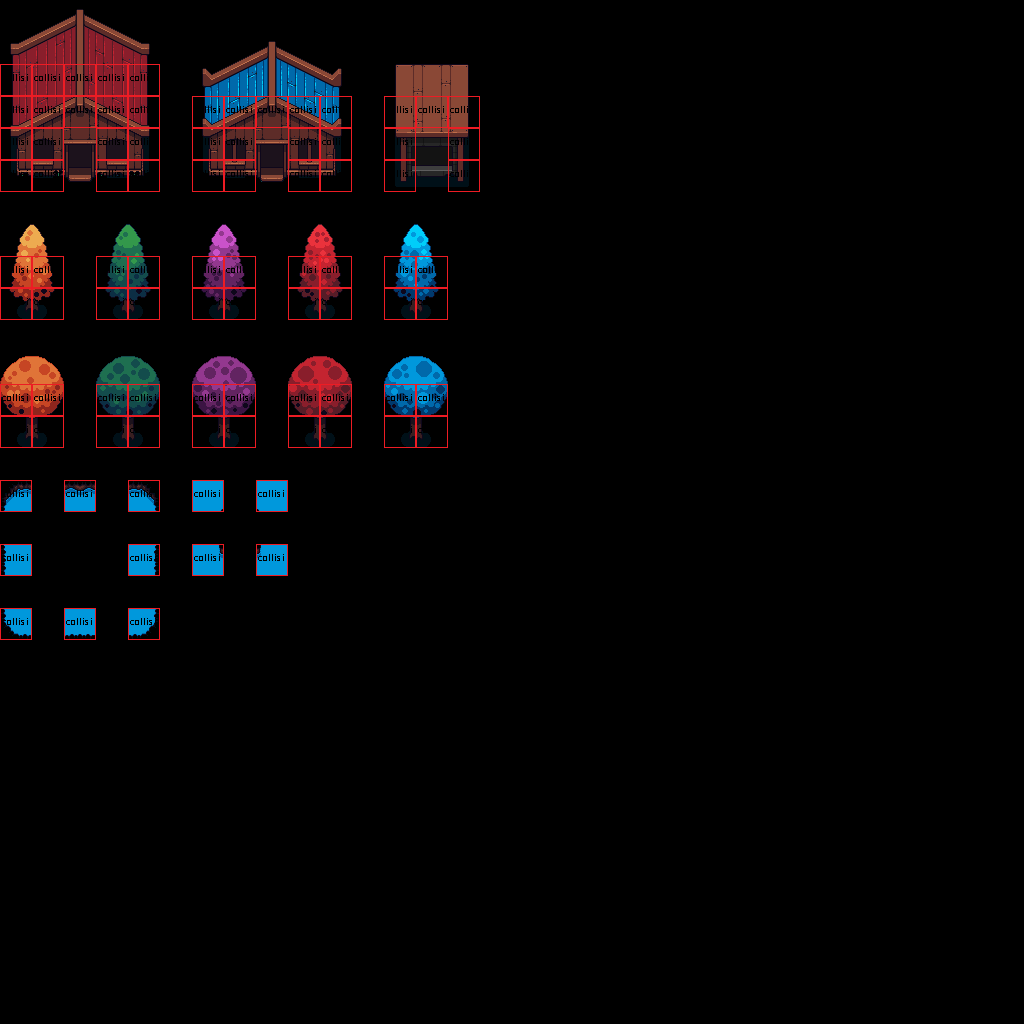

Tiled map render using the project's own tile images. Description and the map definition, with tile-layer contents summarised, below:
An orthogonal 32x32 tile map with 32x32 px tiles, 4 tile layers (regions, input_features, input_objects, output_collision), 2 tilesets.

<map version="1.2" tiledversion="1.4.2" orientation="orthogonal" renderorder="right-down" width="32" height="32" tilewidth="32" tileheight="32" infinite="0" nextlayerid="5" nextobjectid="1">
 <tileset firstgid="1" source="Aurora Tileset.tsx" />
 <tileset firstgid="987" source="dev-tileset.tsx" />
 <layer id="1" name="regions" width="32" height="32">
  <data>[1024 cells, 135 non-empty, 1 distinct tile ids]</data>
 </layer>
 <layer id="4" name="input_features" width="32" height="32">
  <data>[1024 cells, 12 non-empty, 12 distinct tile ids]</data>
 </layer>
 <layer id="2" name="input_objects" width="32" height="32">
  <data>[1024 cells, 132 non-empty, 132 distinct tile ids]</data>
 </layer>
 <layer id="3" name="output_collision" width="32" height="32">
  <data>[1024 cells, 90 non-empty, 1 distinct tile ids]</data>
 </layer>
</map>
